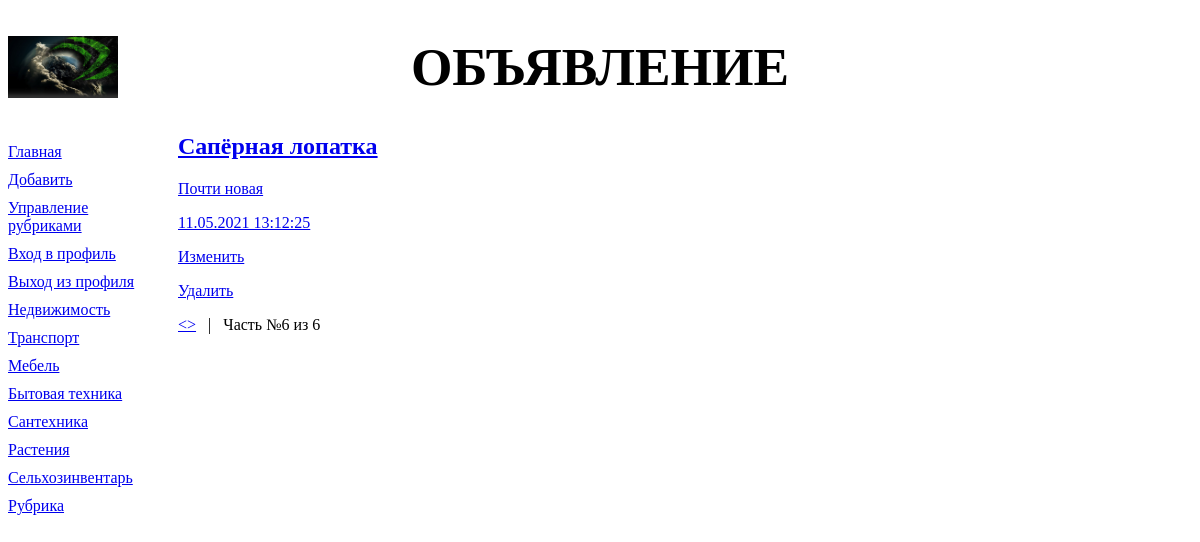
Before: /bboard/?page=6 with the older database file.
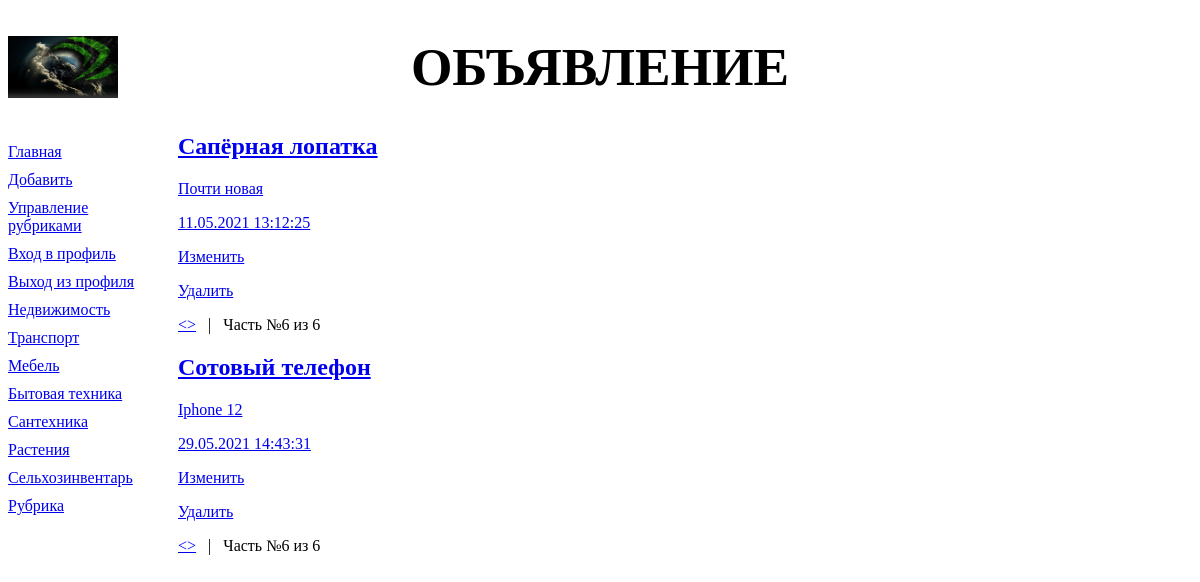
After: the same page with the newer database file.
### bboard/models.py (models this page shows, shortened)
class Rubric(models.Model):
    name = models.CharField(max_length=20, db_index=True, verbose_name='Название')
    order = models.SmallIntegerField(default=0, db_index=True)
    objects = RubricManager()
    class Meta:
        verbose_name_plural = 'Рубрики'
        verbose_name = 'Рубрика'
        ordering = ['order', 'name']

class Bb(models.Model):
    title = models.CharField(max_length=50, verbose_name='Товар')
    content = models.TextField(null=True, blank=True, verbose_name='Описание')
    price = models.FloatField(null=True, blank=True, verbose_name='Цена')
    published = models.DateTimeField(auto_now_add=True, db_index=True, verbose_name='Опубликованно')
    rubric = models.ForeignKey('Rubric', null=True, on_delete=models.PROTECT, verbose_name='Рубрика')
    objects = models.Manager()
    revers = BbManager()
    def title_and_price(self):
        if self.price:
            return '%s (%.2f)' % (self.title, self.price)
        else:
            return self.title
    title_and_price.short_description = 'Название и цена'
    class Meta:
        verbose_name_plural = 'Объявления'
        verbose_name = 'Объявление'
        ordering = ['-published']

### bboard/views.py (the view)
def index(request):
        bbs = Bb.objects.order_by()
        rubrics = Rubric.objects.all()
        paginator = Paginator(bbs, 2)
        if 'page' in request.GET:
            page_num = request.GET['page']
        else:
            page_num = 1
        page = paginator.get_page(page_num)
        context = {'bbs': page.object_list, 'rubrics' : rubrics, 'page': page}
        return render(request, 'bboard/index.html', context)

### bboard/models.py (called while the page is built)
    def get_queryset(self):
        return RubricQuerySet(self.model, using=self._db)

### bboard/templates/bboard/index.html (shortened to what this page needs)
{% extends "layout/basic.html" %}
{% block content %}
{% for bb in bbs|dictsort:'title' %}
<div class="b">
	<h2><a href="{% url 'detail' pk=bb.pk %}">{{ bb.title }} </h2>
	<p> {{ bb.content }} </p>
	<p>{{ bb.published|date:"d.m.Y H:i:s" }}</p>
	<p><a href="{% url 'bb_form' pk=bb.pk %}">Изменить</a></p>
	<p><a href="{% url 'bb_confirm_delete' pk=bb.pk %}">Удалить</a></p>
</div>
<div>
	{% if page.has_previous %}
	<a href="?page={{ page.previous_page_number }}">&lt;></a>
	&nbsp;&nbsp;|&nbsp;&nbsp;
	{% endif %}
	Часть №{{ page.number }} из {{ page.paginator.num_pages }}
</div>
{% endfor %}
{% endblock %}

### bboard/templates/layout/basic.html (shortened to what this page needs)
{% load static %}
<!DOCTYPE html>
<html>
	<head>
		<link rel="stylesheet" type="text/css" href="{% static 'bboard/style.css' %}">
	</head>
	<body>
		<header>
			<h1>Объявление</h1>
		</header>
		<nav>
			<a href="{% url 'index' %}">Главная</a>
			<a href="{% url 'add' %}">Добавить</a>
			<a href="{% url 'rubrics' %}">Управление рубриками</a>
			<a href="{% url 'login' %}">Вход в профиль</a>
			<a href="{% url 'logout' %}">Выход из профиля</a>
			{% for rubric in rubrics %}
			<a href="{% url 'by_rubric' rubric.pk %}">{{ rubric.name }}</a>
			{% endfor %}
		</nav>
		<section>
		{% block content %}
		{% endblock %}
		</section>
	</body>
</html>

Changed rows visible on the page:
added Bb: title "Сотовый телефон", content "Iphone 12", published "29.05.2021 14:43:31", number "6", paginator.num_pages "6"
